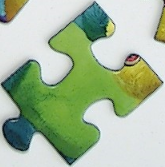
#> input picture JigsawSolver/test_code/EdgeProcessing/jigsaw_pieces/jigsaw_piece_0.png, 165 x 167 px, found by its file name
$ python filterBackground.py
#> lines starting #> are read from the running program, lines starting #| are printed output that depends on the picture; after the words box and inside, x2 and y2 are one past the last pixel; in counts of white or black regions, pixels touching at a corner belong together
import cv2
import numpy as np
from PIL import Image

def filter_white_background(img):
    ## (1) Convert to gray, and threshold
    gray = cv2.cvtColor(img, cv2.COLOR_BGR2GRAY)
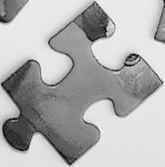
#> gray: shape (167, 165); min 4, max 249, mean 175.9
#> img is the input picture: shape (167, 165, 3); mean B, G, R 155, 185.2, 165.5
    th, threshed = cv2.threshold(gray, 240, 255, cv2.THRESH_BINARY_INV)
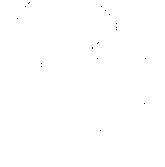
#> threshed: shape (167, 165); 99.9% white; black in thin lines or dots, all inside (x1, y1, x2, y2) = (17, 2, 146, 131)

    ## (2) Morph-op to remove noise
    kernel = cv2.getStructuringElement(cv2.MORPH_ELLIPSE, (11,11))
    morphed = cv2.morphologyEx(threshed, cv2.MORPH_CLOSE, kernel)
#> morphed: shape (167, 165); every value is 255

    ## (3) Find the max-area contour
    cnts = cv2.findContours(morphed, cv2.RETR_EXTERNAL, cv2.CHAIN_APPROX_SIMPLE)[-2]
#> cnts = [[[0, 0], [0, 166], [164, 166], [164, 0]]]
    cnt = sorted(cnts, key=cv2.contourArea)[-1]
#> cnt = [[0, 0], [0, 166], [164, 166], [164, 0]]

    ## (4) Crop and save it
    x,y,w,h = cv2.boundingRect(cnt)
#> x = 0; y = 0; w = 165; h = 167
    dst = img[y:y+h, x:x+w]
    cv2.imwrite("001.png", dst)


def filter_background():
    img = Image.open('JIGSAW_PIECE_0.png')
#> img: PIL image 165x167 RGB
    img = img.convert("RGBA")
#> img: PIL image 165x167 RGBA
    datas = img.getdata()

    newData = []
    for item in datas:
        if item[0] == 255 and item[1] == 255 and item[2] == 255:
            newData.append((255, 255, 255, 0))
        else:
            if item[0] > 200:
                newData.append((0, 0, 0, 255))
            else:
                newData.append(item)
                print(item)
#> this loop made 27555 passes
#> item on passes 1 to 3: (84, 147, 167, 255), (85, 143, 161, 255), (76, 131, 145, 255)
#| (84, 147, 167, 255)
#| (85, 143, 161, 255)
#| (76, 131, 145, 255)
#| (89, 132, 135, 255)
#| (92, 115, 102, 255)
#| (96, 93, 56, 255)
#| (121, 103, 46, 255)
#| (132, 106, 39, 255)
#> (further printed lines are left out)
#> after the loop, newData = 27555 items


    img.putdata(newData)
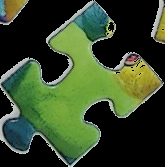
#> img: PIL image 165x167 RGBA; mean R, G, B, A 54.3, 71.6, 41.4, 255
    img.save("open_science_logo_transparent.png", "PNG")

filter_white_background(cv2.imread("JIGSAW_PIECE_0.png"))
filter_background()

$ run again, with JigsawSolver/test_code/EdgeProcessing/jigsaw_pieces/jigsaw_piece_10.png copied over JigsawSolver/test_code/EdgeProcessing/jigsaw_pieces/jigsaw_piece_0.png
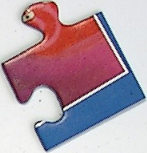
#> input picture JigsawSolver/test_code/EdgeProcessing/jigsaw_pieces/jigsaw_piece_10.png, 147 x 153 px, found by its file name
#> in filter_white_background, img is the input picture: shape (153, 147, 3); mean B, G, R 166.9, 154.6, 177.1
#> in filter_white_background, `th, threshed = cv2.threshold(gray, 240, 255, cv2.THRESH_BINARY_INV)`:
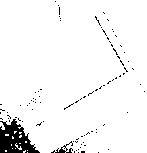
#> threshed: shape (153, 147); 95.2% white; 91 black regions (89 under 20 px), largest, box (x1, y1, x2, y2) and area: (0, 119, 40, 153) 770, (51, 141, 73, 153) 78
#> morphed: shape (153, 147); 99.2% white; 1 black region
#> cnts = 1 contour; box (x1, y1, x2, y2) and area: (0, 0, 147, 153) 22019
#> cnt = contour of 18 points, box (x1, y1, x2, y2) (0, 0, 147, 153), area 22019
#> x = 0; w = 147; h = 153
#> the loop in filter_background, `for item in datas:` made 22491 passes
#> item on passes 1 to 3: (235, 235, 235, 255), (234, 234, 234, 255), (234, 234, 234, 255)
#> (printed output is left out)
#> after the loop in filter_background, `for item in datas:`: newData = 22491 items
#> in filter_background, `img.putdata(newData)`:
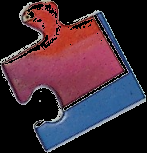
#> img: PIL image 147x153 RGBA; mean R, G, B, A 65.3, 43.8, 56, 255
